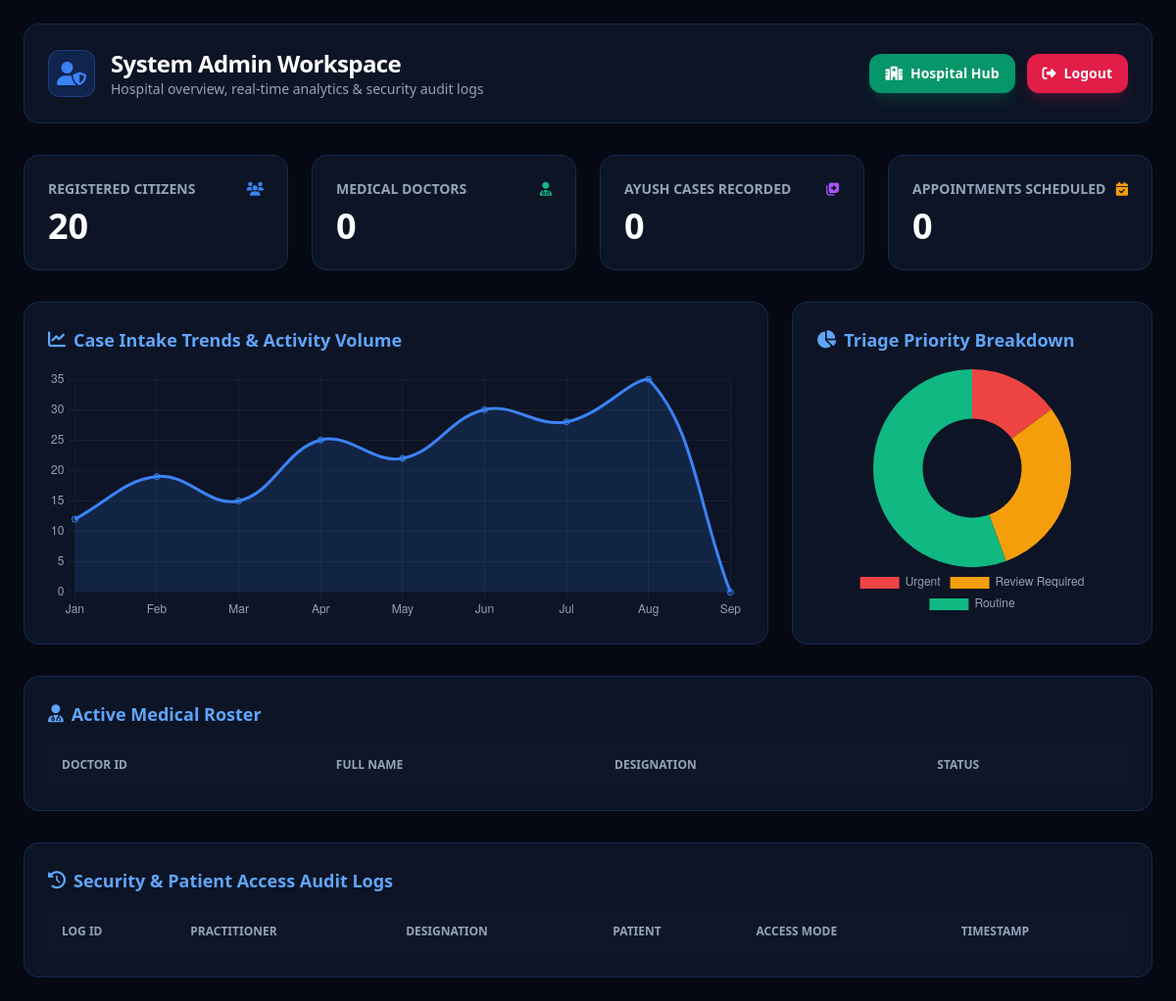
Page /admin-dashboard on the earlier database version.
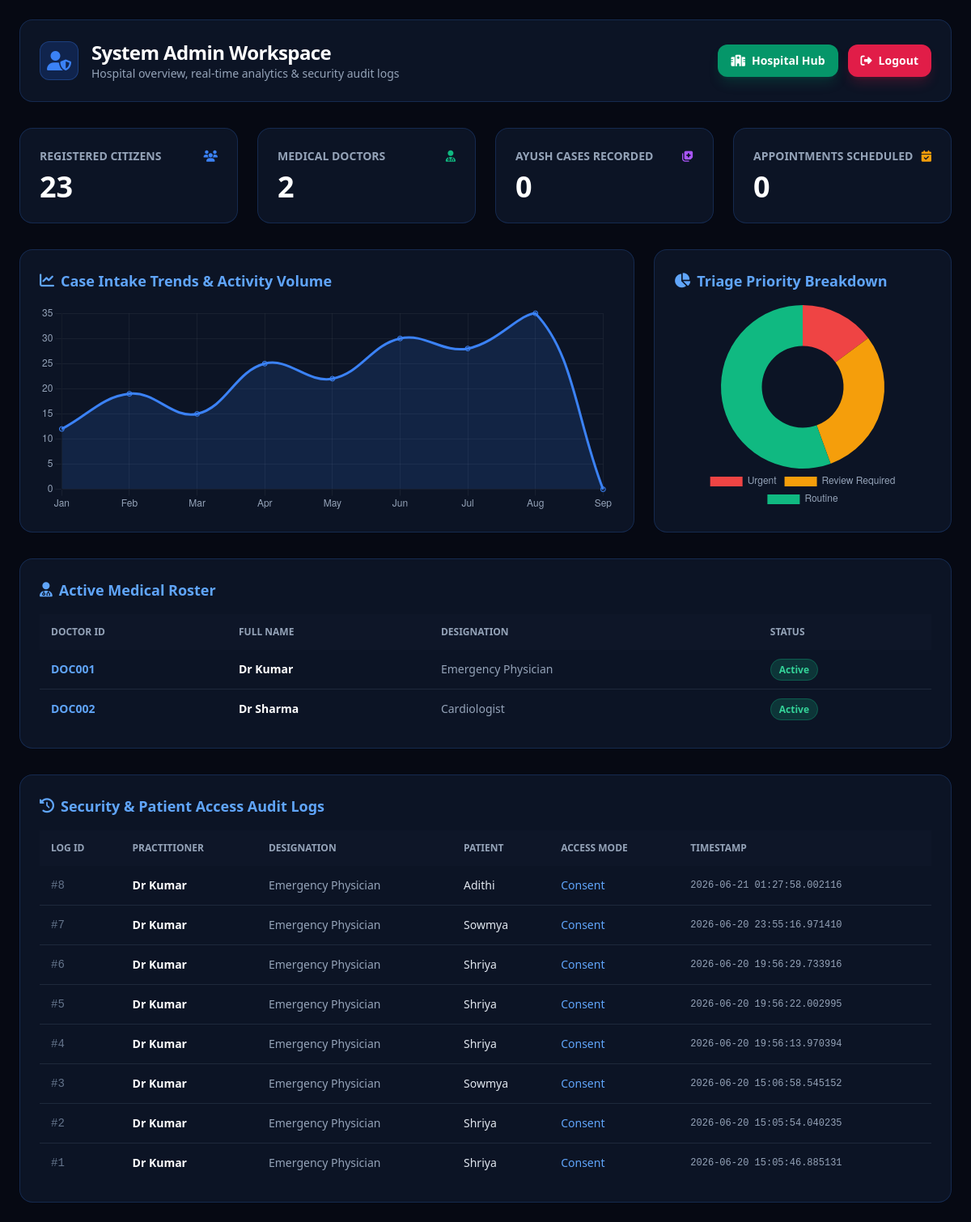
Same page on the later database version.
### app.py (models this page shows)
class Doctor(db.Model):
    id = db.Column(
        db.Integer,
        primary_key=True
    )
    doctor_id = db.Column(
        db.String(50),
        unique=True
    )
    name = db.Column(
        db.String(100)
    )
    designation = db.Column(
        db.String(100)
    )
    password = db.Column(
        db.String(200)
    )
    blocked_until = db.Column(
        db.String(100)
    )
    deny_count = db.Column(
        db.Integer,
        default=0
    )
    hpr_id = db.Column(
        db.String(50),
        default="HPR-DOC001"
    )

class AuditLog(db.Model):
    id = db.Column(
        db.Integer,
        primary_key=True
    )
    doctor_name = db.Column(
        db.String(100)
    )
    designation = db.Column(
        db.String(100)
    )
    patient_name = db.Column(
        db.String(100)
    )
    access_mode = db.Column(
        db.String(50)
    )
    access_time = db.Column(
        db.String(100)
    )
    consent_type = db.Column(
        db.String(30),
        default="standard"
    )

### app.py (the view)
@app.route("/admin-dashboard")
def admin_dashboard():
    total_citizens = Citizen.query.count()
    total_doctors = Doctor.query.count()
    total_cases = CaseRecord.query.count()
    total_appointments = Appointment.query.count()
    doctors = Doctor.query.all()
    logs = AuditLog.query.order_by(AuditLog.id.desc()).limit(20).all()
    return render_template(
        "admin_dashboard.html",
        total_citizens=total_citizens,
        total_doctors=total_doctors,
        total_cases=total_cases,
        total_appointments=total_appointments,
        doctors=doctors,
        logs=logs
    )

### templates/admin_dashboard.html (shortened to what this page needs)
<!DOCTYPE html>
<html lang="en">
<head>
    <script src="https://cdn.tailwindcss.com"></script>
    <link rel="stylesheet" href="https://cdnjs.cloudflare.com/ajax/libs/font-awesome/6.5.2/css/all.min.css" />
</head>
<body class="min-h-screen font-sans text-slate-100 p-6">
    <div class="max-w-7xl mx-auto space-y-8">
        <div class="glass-panel rounded-2xl p-6 flex flex-col md:flex-row justify-between items-center gap-4">
            <div class="flex items-center gap-4">
                <div class="w-12 h-12 rounded-xl bg-blue-600/20 border border-blue-500/30 flex items-center justify-center text-blue-500 text-2xl">
                    <i class="fa-solid fa-user-shield"></i>
                </div>
                <div>
                    <h1 class="text-2xl font-bold text-white tracking-tight">System Admin Workspace</h1>
                    <p class="text-slate-400 text-sm">Hospital overview, real-time analytics & security audit logs</p>
                </div>
            </div>
            <div class="flex items-center gap-3">
                <a href="/hospital-workspace" class="px-4 py-2.5 bg-emerald-600 hover:bg-emerald-500 text-white font-semibold rounded-xl text-sm transition-all flex items-center gap-2 shadow-lg shadow-emerald-600/20">
                    <i class="fa-solid fa-hospital"></i> Hospital Hub
                </a>
                <a href="/role-login" class="px-4 py-2.5 bg-rose-600 hover:bg-rose-500 text-white font-semibold rounded-xl text-sm transition-all flex items-center gap-2 shadow-lg shadow-rose-600/20">
                    <i class="fa-solid fa-right-from-bracket"></i> Logout
                </a>
            </div>
        </div>
        <div class="grid grid-cols-1 sm:grid-cols-2 lg:grid-cols-4 gap-6">
            <div class="glass-panel p-6 rounded-2xl">
                <div class="flex items-center justify-between text-slate-400 mb-2 text-sm font-semibold">
                    <span>REGISTERED CITIZENS</span>
                    <i class="fa-solid fa-users text-blue-500"></i>
                </div>
                <div class="text-4xl font-extrabold text-white">{{ total_citizens }}</div>
            </div>
            <div class="glass-panel p-6 rounded-2xl">
                <div class="flex items-center justify-between text-slate-400 mb-2 text-sm font-semibold">
                    <span>MEDICAL DOCTORS</span>
                    <i class="fa-solid fa-user-doctor text-emerald-500"></i>
                </div>
                <div class="text-4xl font-extrabold text-white">{{ total_doctors }}</div>
            </div>
            <div class="glass-panel p-6 rounded-2xl">
                <div class="flex items-center justify-between text-slate-400 mb-2 text-sm font-semibold">
                    <span>AYUSH CASES RECORDED</span>
                    <i class="fa-solid fa-notes-medical text-purple-500"></i>
                </div>
                <div class="text-4xl font-extrabold text-white">{{ total_cases }}</div>
            </div>
            <div class="glass-panel p-6 rounded-2xl">
                <div class="flex items-center justify-between text-slate-400 mb-2 text-sm font-semibold">
                    <span>APPOINTMENTS SCHEDULED</span>
                    <i class="fa-solid fa-calendar-check text-amber-500"></i>
                </div>
                <div class="text-4xl font-extrabold text-white">{{ total_appointments }}</div>
            </div>
        </div>
        <div class="grid grid-cols-1 lg:grid-cols-3 gap-6">
            <div class="glass-panel lg:col-span-2 p-6 rounded-2xl space-y-4">
                <h3 class="text-lg font-bold text-blue-400 flex items-center gap-2">
                    <i class="fa-solid fa-chart-line"></i> Case Intake Trends & Activity Volume
                </h3>
                <div class="h-64">
                    <canvas id="casesChart"></canvas>
                </div>
            </div>
            <div class="glass-panel p-6 rounded-2xl space-y-4">
                <h3 class="text-lg font-bold text-blue-400 flex items-center gap-2">
                    <i class="fa-solid fa-chart-pie"></i> Triage Priority Breakdown
                </h3>
                <div class="h-64 flex justify-center">
                    <canvas id="triageChart"></canvas>
                </div>
            </div>
        </div>
        <div class="glass-panel rounded-2xl p-6 space-y-4">
            <h3 class="text-lg font-bold text-blue-400 flex items-center gap-2">
                <i class="fa-solid fa-user-doctor"></i> Active Medical Roster
            </h3>
            <div class="overflow-x-auto">
                <table class="w-full text-left text-sm text-slate-300">
                    <thead class="bg-slate-900/80 text-slate-400 uppercase text-xs">
                        <tr>
                            <th class="p-3.5">Doctor ID</th>
                            <th class="p-3.5">Full Name</th>
                            <th class="p-3.5">Designation</th>
                            <th class="p-3.5">Status</th>
                        </tr>
                    </thead>
                    <tbody class="divide-y divide-slate-800">
                        {% for d in doctors %}
                        <tr class="hover:bg-slate-900/50 transition-all">
                            <td class="p-3.5 font-bold text-blue-400">{{ d.doctor_id }}</td>
                            <td class="p-3.5 font-semibold text-white">{{ d.name }}</td>
                            <td class="p-3.5 text-slate-400">{{ d.designation }}</td>
                            <td class="p-3.5">
                                {% if d.blocked_until %}
                                    <span class="px-2.5 py-1 bg-rose-500/20 text-rose-400 border border-rose-500/30 rounded-full font-bold text-xs">Blocked</span>
                                {% else %}
                                    <span class="px-2.5 py-1 bg-emerald-500/20 text-emerald-400 border border-emerald-500/30 rounded-full font-bold text-xs">Active</span>
                                {% endif %}
                            </td>
                        </tr>
                        {% endfor %}
                    </tbody>
                </table>
            </div>
        </div>
        <div class="glass-panel rounded-2xl p-6 space-y-4">
            <h3 class="text-lg font-bold text-blue-400 flex items-center gap-2">
                <i class="fa-solid fa-clock-rotate-left"></i> Security & Patient Access Audit Logs
            </h3>
            <div class="overflow-x-auto">
                <table class="w-full text-left text-sm text-slate-300">
                    <thead class="bg-slate-900/80 text-slate-400 uppercase text-xs">
                        <tr>
                            <th class="p-3.5">Log ID</th>
                            <th class="p-3.5">Practitioner</th>
                            <th class="p-3.5">Designation</th>
                            <th class="p-3.5">Patient</th>
                            <th class="p-3.5">Access Mode</th>
                            <th class="p-3.5">Timestamp</th>
                        </tr>
                    </thead>
                    <tbody class="divide-y divide-slate-800">
                        {% for log in logs %}
                        <tr class="hover:bg-slate-900/50 transition-all">
                            <td class="p-3.5 text-slate-500 font-mono">#{{ log.id }}</td>
                            <td class="p-3.5 text-white font-semibold">{{ log.doctor_name }}</td>
                            <td class="p-3.5 text-slate-400">{{ log.designation }}</td>
                            <td class="p-3.5 text-slate-200">{{ log.patient_name }}</td>
                            <td class="p-3.5 text-blue-400 font-medium">{{ log.access_mode }}</td>
                            <td class="p-3.5 text-slate-400 text-xs font-mono">{{ log.access_time }}</td>
                        </tr>
                        {% endfor %}
                    </tbody>
                </table>
            </div>
        </div>
    </div>
    <script>
        // Line Chart for Case Trends
        const ctxCases = document.getElementById('casesChart').getContext('2d');
        new Chart(ctxCases, {
            type: 'line',
            data: {
                labels: ['Jan', 'Feb', 'Mar', 'Apr', 'May', 'Jun', 'Jul', 'Aug', 'Sep'],
                datasets: [{
                    label: 'Cases Intake',
                    data: [12, 19, 15, 25, 22, 30, 28, 35, {{ total_cases }}],
                    borderColor: '#3b82f6',
                    backgroundColor: 'rgba(59, 130, 246, 0.15)',
                    fill: true,
                    tension: 0.4
                }]
            },
            options: {
                responsive: true,
                maintainAspectRatio: false,
                plugins: { legend: { display: false } },
                scales: {
                    x: { grid: { color: 'rgba(255, 255, 255, 0.05)' }, ticks: { color: '#94a3b8' } },
                    y: { grid: { color: 'rgba(255, 255, 255, 0.05)' }, ticks: { color: '#94a3b8' } }
                }
            }
        });
        // Doughnut Chart for Triage Priority
        const ctxTriage = document.getElementById('triageChart').getContext('2d');
        new Chart(ctxTriage, {
            type: 'doughnut',
            data: {
                labels: ['Urgent', 'Review Required', 'Routine'],
                datasets: [{
                    data: [4, 8, 15],
                    backgroundColor: ['#ef4444', '#f59e0b', '#10b981'],
                    borderWidth: 0
                }]
            },
            options: {
                responsive: true,
                maintainAspectRatio: false,
                plugins: {
                    legend: { position: 'bottom', labels: { color: '#94a3b8' } }
                }
            }
        });
    </script>
</body>
</html>

### templates/admin_dashboard.html (style rules this page uses)
body { background-color: #060913; }
.glass-panel { background: rgba(15, 23, 42, 0.85); backdrop-filter: blur(16px); border: 1px solid rgba(59, 130, 246, 0.2); }

Differences in the rows shown:
added Doctor: doctor_id "DOC001", name "Dr Kumar", designation "Emergency Physician", shows "Active"
added Doctor: doctor_id "DOC002", name "Dr Sharma", designation "Cardiologist", shows "Active"
added AuditLog: id "8", doctor_name "Dr Kumar", designation "Emergency Physician", patient_name "Adithi", access_mode "Consent", access_time "2026-06-21 01:27:58.002116"
added AuditLog: id "7", doctor_name "Dr Kumar", designation "Emergency Physician", patient_name "Sowmya", access_mode "Consent", access_time "2026-06-20 23:55:16.971410"
added AuditLog: id "6", doctor_name "Dr Kumar", designation "Emergency Physician", patient_name "Shriya", access_mode "Consent", access_time "2026-06-20 19:56:29.733916"
added AuditLog: id "5", doctor_name "Dr Kumar", designation "Emergency Physician", patient_name "Shriya", access_mode "Consent", access_time "2026-06-20 19:56:22.002995"
added AuditLog: id "4", doctor_name "Dr Kumar", designation "Emergency Physician", patient_name "Shriya", access_mode "Consent", access_time "2026-06-20 19:56:13.970394"
added AuditLog: id "3", doctor_name "Dr Kumar", designation "Emergency Physician", patient_name "Sowmya", access_mode "Consent", access_time "2026-06-20 15:06:58.545152"
added AuditLog: id "2", doctor_name "Dr Kumar", designation "Emergency Physician", patient_name "Shriya", access_mode "Consent", access_time "2026-06-20 15:05:54.040235"
added AuditLog: id "1", doctor_name "Dr Kumar", designation "Emergency Physician", patient_name "Shriya", access_mode "Consent", access_time "2026-06-20 15:05:46.885131"
Other differences:
{{ total_citizens }}: "20" → "23"
{{ total_doctors }}: "0" → "2"
